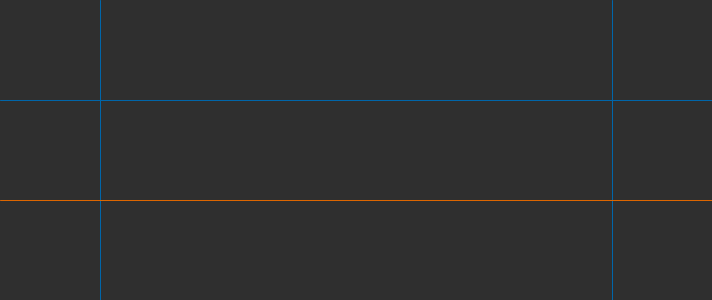
Frame 1 (no input)
Frame 60 (the mouse pressed at the canvas centre just before this capture): identical to frame 1, image omitted
Frame 120 (the mouse held since frame 60 and released just before this capture): identical to frame 1, image omitted

The Processing sketch that drew this single still picture (run headless with seeded random() and noise(); from frame 60 on, the mouse is pressed at the canvas centre):

// Processing sketch: build
// ── build.pde
color bgC       = #2F2F2F;
String dataPATH = "../../data";

// ================================================================

int audioRange 	= 256;

// ================================================================

int stageM			= 100;
int stageW      = (audioRange*2) + (stageM*2);
int stageH      = 300;

// ================================================================

void settings(){ 
	size(stageW, stageH);
}

// ================================================================

void setup() {
	background(bgC);
}

// ================================================================
void draw() {
	background(bgC);

	stroke(#0066AA); noFill();
	line(0, stageM, width, stageM);
	line(stageM, 0, stageM, height);
	line(width - stageM, 0, width - stageM, height);
	
	stroke(#DD6600); noFill();
	line(0, stageM + 100, width, stageM + 100);
}
